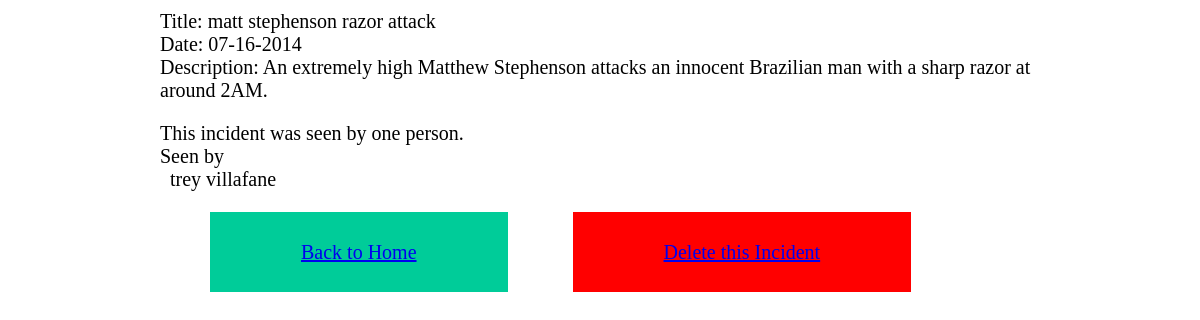
The app's page /display.php?incident=34 with its own data.
### tables this page shows
CREATE TABLE `incidents` (
  `id` int(11) NOT NULL AUTO_INCREMENT,
  `title` varchar(45) DEFAULT NULL,
  `description` varchar(415) DEFAULT NULL,
  `user_id` varchar(45) DEFAULT NULL,
  `created_at` bigint(20) DEFAULT NULL,
  `updated_at` bigint(20) DEFAULT NULL,
  `happened` bigint(20) DEFAULT NULL,
  PRIMARY KEY (`id`)
);

CREATE TABLE `users` (
  `id` int(11) NOT NULL AUTO_INCREMENT,
  `fname` varchar(45) DEFAULT NULL,
  `lname` varchar(45) DEFAULT NULL,
  `created_at` bigint(20) DEFAULT NULL,
  `updated_at` bigint(20) DEFAULT NULL,
  `password` varchar(45) DEFAULT NULL,
  `email` varchar(45) DEFAULT NULL,
  PRIMARY KEY (`id`)
);

### dbconn.php (called while the page is built, shortened)
<?php
$database=array(
	"db_address"=>"localhost",
	"db_user"=>"root",
	"db_pw"=>"root",
	"db_schema"=>"crime"
);
function get_witnesses($incident_id){
	global $database;
	$con=mysqli_connect($database["db_address"], $database["db_user"], $database["db_pw"], $database["db_schema"]);
	$witnesses=[];
	$result = mysqli_query($con, "select users".'.'."fname, users".'.'."lname from sitings left join users on sitings".'.'."users_id=users".'.'."email
		where sitings".'.'."incidents_id=".$incident_id);
	while($row=mysqli_fetch_array($result)){
		$witnesses[] = $row;
	}
	return $witnesses;
}
function get_incident($id){
	global $database;
	$con=mysqli_connect($database["db_address"], $database["db_user"], $database["db_pw"], $database["db_schema"]);
	$result=mysqli_fetch_array(mysqli_query($con, "
		select * from incidents where incidents".'.'."id=".$id));
	return $result;
}
?>

### display.php (the view, shortened to what this page needs)
<?php session_start();
require("dbconn.php");
$incident = get_incident($_GET["incident"]);
 ?>
<html>
<head>
	<link rel="stylesheet" type="text/css" href="display.css">
</head>
<body>
	<div id="wrapper">
		<div id="specs">
			<p>Title: <?php echo $incident["title"]; ?></p>
			<p>Date: <?php echo gmdate("m-d-Y", $incident["happened"]); ?></p>
			<p>Description: <?php echo $incident["description"]; ?></p>
		</div>
		<div id="witnesses"><p>
			<?php $witnesses = get_witnesses($incident["id"]);
			if(count($witnesses)==1){
				echo "This incident was seen by one person.";
			}
			else{
				echo "This incident was seen by ".count($witnesses)." people";
			}?></p>
			<p>Seen by </p>
			<?php
			foreach($witnesses as $witness){
				echo "<p class=\"witness\">".$witness["fname"]." ".$witness["lname"]."</p>";
			}
			 ?>
			<div id="links">
				<a href="index.php" id="leftarrow">Back to Home</a>
				<?php echo "<a id=\"rightarrow\" href=\"process.php?kill=".$_GET["incident"]."\" id=\"kill\">Delete this Incident</a>"; ?>
			</div>
	</div>
</body>
</html>

### display.css (style rules this page uses)
* { margin:0; padding:0; font-size: 20px; }
#wrapper { width:900px; margin:auto; }
#links { padding:50px; }
#specs, #witnesses { padding:10px; }
.witness { padding-left:10px; }
#leftarrow { padding:29px 91px 29px 91px; background-color:#00CC99; margin-right: 30px; }
#rightarrow { margin-left: 30px; padding: 29px 91px 29px 91px; background-color: red; }

### records on screen
incidents: title "matt stephenson razor attack", happened "07-16-2014", description "An extremely high Matthew Stephenson attacks an innocent Brazilian man with a sharp razor at around 2AM."
users: fname "trey", lname "villafane"
